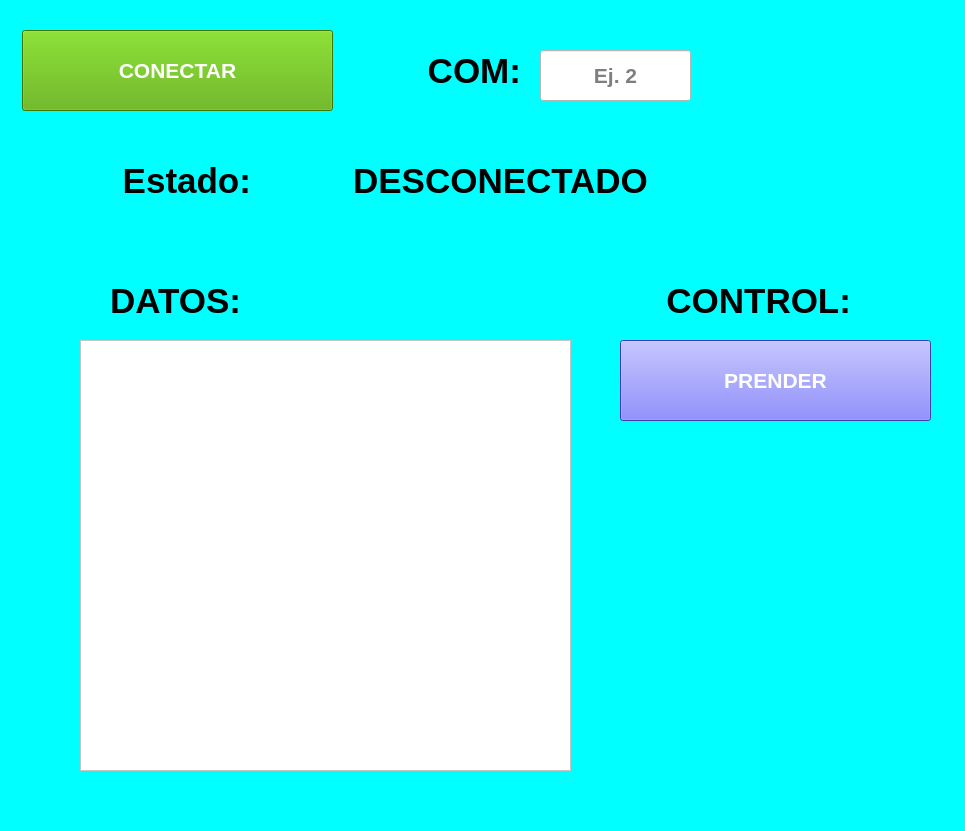
<?xml version="1.0" encoding="UTF-8"?>
<ui version="4.0">
 <class>MainWindow</class>
 <widget class="QMainWindow" name="MainWindow">
  <property name="geometry">
   <rect>
    <x>0</x>
    <y>0</y>
    <width>965</width>
    <height>831</height>
   </rect>
  </property>
  <property name="windowTitle">
   <string>MainWindow</string>
  </property>
  <property name="styleSheet">
   <string notr="true">background-color: rgb(0, 255, 255);</string>
  </property>
  <widget class="QWidget" name="centralwidget">
   <widget class="QPushButton" name="btn_conexion">
    <property name="geometry">
     <rect>
      <x>22</x>
      <y>30</y>
      <width>311</width>
      <height>81</height>
     </rect>
    </property>
    <property name="font">
     <font>
      <pointsize>16</pointsize>
      <weight>75</weight>
      <bold>true</bold>
     </font>
    </property>
    <property name="styleSheet">
     <string notr="true">background-color: rgb(85, 170, 0);
color: rgb(255, 255, 255);</string>
    </property>
    <property name="text">
     <string>CONECTAR</string>
    </property>
   </widget>
   <widget class="QLabel" name="label">
    <property name="geometry">
     <rect>
      <x>370</x>
      <y>30</y>
      <width>151</width>
      <height>81</height>
     </rect>
    </property>
    <property name="font">
     <font>
      <pointsize>26</pointsize>
      <weight>75</weight>
      <bold>true</bold>
     </font>
    </property>
    <property name="text">
     <string>COM:</string>
    </property>
    <property name="alignment">
     <set>Qt::AlignRight|Qt::AlignTrailing|Qt::AlignVCenter</set>
    </property>
   </widget>
   <widget class="QLineEdit" name="txt_com">
    <property name="geometry">
     <rect>
      <x>540</x>
      <y>50</y>
      <width>151</width>
      <height>51</height>
     </rect>
    </property>
    <property name="font">
     <font>
      <pointsize>16</pointsize>
      <weight>75</weight>
      <bold>true</bold>
     </font>
    </property>
    <property name="toolTip">
     <string>Ingresa el número del COM</string>
    </property>
    <property name="styleSheet">
     <string notr="true">background-color: rgb(255, 255, 255);</string>
    </property>
    <property name="alignment">
     <set>Qt::AlignCenter</set>
    </property>
    <property name="placeholderText">
     <string>Ej. 2</string>
    </property>
   </widget>
   <widget class="QLabel" name="label_2">
    <property name="geometry">
     <rect>
      <x>30</x>
      <y>140</y>
      <width>221</width>
      <height>81</height>
     </rect>
    </property>
    <property name="font">
     <font>
      <pointsize>26</pointsize>
      <weight>75</weight>
      <bold>true</bold>
     </font>
    </property>
    <property name="text">
     <string>Estado:</string>
    </property>
    <property name="alignment">
     <set>Qt::AlignRight|Qt::AlignTrailing|Qt::AlignVCenter</set>
    </property>
   </widget>
   <widget class="QLabel" name="txt_estado">
    <property name="geometry">
     <rect>
      <x>280</x>
      <y>140</y>
      <width>441</width>
      <height>81</height>
     </rect>
    </property>
    <property name="font">
     <font>
      <pointsize>26</pointsize>
      <weight>75</weight>
      <bold>true</bold>
     </font>
    </property>
    <property name="text">
     <string>DESCONECTADO</string>
    </property>
    <property name="alignment">
     <set>Qt::AlignCenter</set>
    </property>
   </widget>
   <widget class="QLabel" name="label_3">
    <property name="geometry">
     <rect>
      <x>40</x>
      <y>260</y>
      <width>201</width>
      <height>81</height>
     </rect>
    </property>
    <property name="font">
     <font>
      <pointsize>26</pointsize>
      <weight>75</weight>
      <bold>true</bold>
     </font>
    </property>
    <property name="text">
     <string>DATOS:</string>
    </property>
    <property name="alignment">
     <set>Qt::AlignRight|Qt::AlignTrailing|Qt::AlignVCenter</set>
    </property>
   </widget>
   <widget class="QListWidget" name="datosSensor">
    <property name="geometry">
     <rect>
      <x>80</x>
      <y>340</y>
      <width>491</width>
      <height>431</height>
     </rect>
    </property>
    <property name="styleSheet">
     <string notr="true">background-color: rgb(255, 255, 255);</string>
    </property>
   </widget>
   <widget class="QLabel" name="label_4">
    <property name="geometry">
     <rect>
      <x>580</x>
      <y>260</y>
      <width>271</width>
      <height>81</height>
     </rect>
    </property>
    <property name="font">
     <font>
      <pointsize>26</pointsize>
      <weight>75</weight>
      <bold>true</bold>
     </font>
    </property>
    <property name="text">
     <string>CONTROL:</string>
    </property>
    <property name="alignment">
     <set>Qt::AlignRight|Qt::AlignTrailing|Qt::AlignVCenter</set>
    </property>
   </widget>
   <widget class="QPushButton" name="btn_control">
    <property name="geometry">
     <rect>
      <x>620</x>
      <y>340</y>
      <width>311</width>
      <height>81</height>
     </rect>
    </property>
    <property name="font">
     <font>
      <pointsize>16</pointsize>
      <weight>75</weight>
      <bold>true</bold>
     </font>
    </property>
    <property name="styleSheet">
     <string notr="true">background-color: rgb(85, 85, 255);
color: rgb(255, 255, 255);</string>
    </property>
    <property name="text">
     <string>PRENDER</string>
    </property>
   </widget>
  </widget>
  <widget class="QMenuBar" name="menubar">
   <property name="geometry">
    <rect>
     <x>0</x>
     <y>0</y>
     <width>965</width>
     <height>26</height>
    </rect>
   </property>
  </widget>
  <widget class="QStatusBar" name="statusbar"/>
 </widget>
 <resources/>
 <connections/>
</ui>
